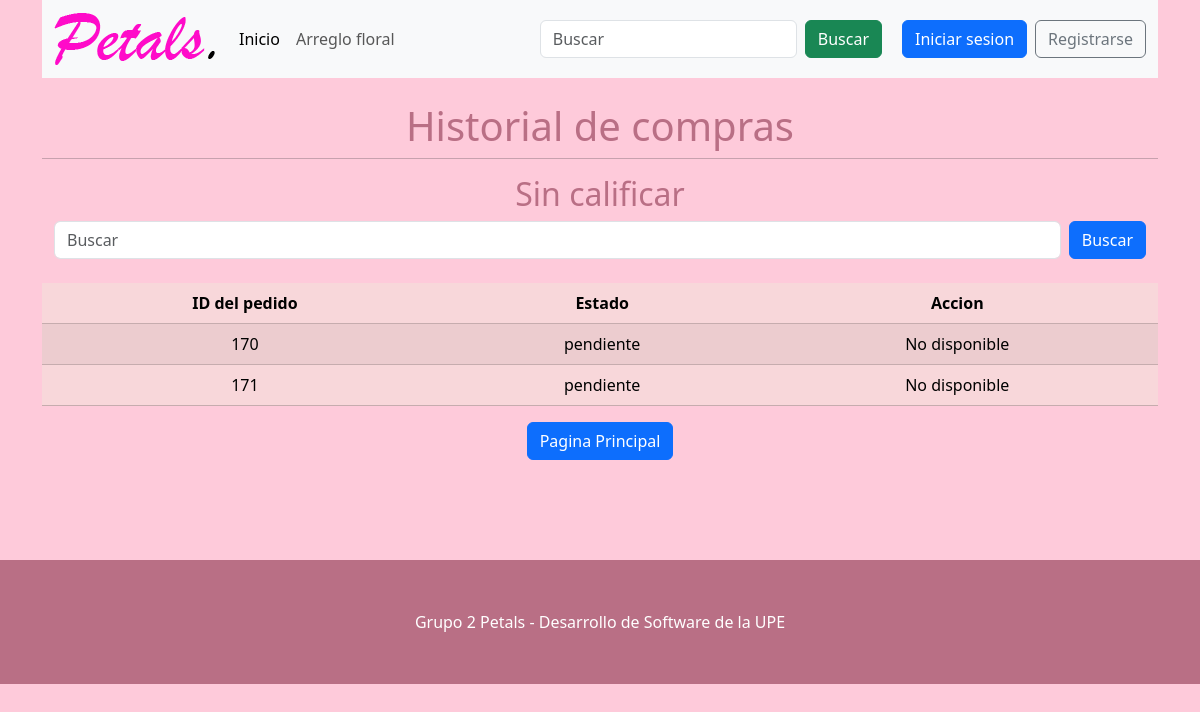
The app's page /historial_compras_sin_calificar.php with its own data.
### tables this page shows
CREATE TABLE `pedido` (
  `Cantidad` int(11) NOT NULL,
  `Precio` int(11) NOT NULL,
  `Fecha_Entrega` date NOT NULL,
  `Estado_Actual` varchar(45) NOT NULL,
  `IDPedido` int(11) NOT NULL,
  `IDProducto_Catalogo` int(11) DEFAULT NULL
);

### historial_compras_sin_calificar.php (the view, shortened to what this page needs)
<?php
include 'app/conexion.php';
if (!empty($_GET["resultadoSinCalificar"])) {
    $sql = "select * from pedido
	WHERE
	IDPedido LIKE '%$_GET[resultadoSinCalificar]%'
	OR Estado_Actual LIKE '%$_GET[resultadoSinCalificar]%'";
    $result = mysqli_query($conexion, $sql);
} else {
    $sql = "select * from pedido";
    $result = mysqli_query($conexion, $sql);
}
include 'sections/header.php';
?>
<div class="container">
    <div class="row mt-4">
        <h1>Historial de compras</h1>
        <hr>
        <h2>Sin calificar</h2>
        <form action="historial_compras_sin_calificar.php" method="get" class="d-flex mb-4">
            <input class="form-control me-2" type="search" placeholder="Buscar" aria-label="Search"
                name="resultadoSinCalificar" id="resultadoSinCalificar">
            <button class="btn btn-primary">Buscar</button>
        </form>
        <table class="table table-danger table-striped table-hover text-center">
            <thead>
                <tr>
                    <th scope="col">ID del pedido</th>
                    <th scope="col" class="text-center">Estado</th>
                    <th scope="col">Accion</th>
                </tr>
            </thead>
            <tbody>
                <?php while ($comp = mysqli_fetch_assoc($result)) { ?>
                    <tr>
                        <td>
                            <?php echo $comp['IDPedido'] ?>
                        </td>
                        <td>
                            <?php echo $comp['Estado_Actual'] ?>
                        </td>
                        <td>
                            <?php
                            if ($comp['Estado_Actual'] != "enviado") {
                                echo "No disponible";
                            } else {
                                echo "<a href='calificarCompra.php?id=<php echo $comp[IDPedido] ?>' class='btn btn-primary'>Calificar Compra</a>";
                            }
                            ?>
                        <?php } ?>
            </tbody>
        </table>
    </div>
    <div class="row">
        <div class="col-sm text-center">
            <a href="index.php" class="btn btn-primary">Pagina Principal</a>
        </div>
    </div>
</div>
<?php
include 'sections/footer.php';
?>

### style.css (style rules this page uses)
body { background-color: #fecada; }
h1, h2 { text-align: center; margin-top: 30px; color: #b96f85; }

### records on screen
pedido: IDPedido "170", Estado_Actual "pendiente", shows "No disponible"
pedido: IDPedido "171", Estado_Actual "pendiente", shows "No disponible"
